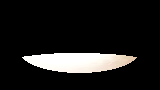
#> input picture tests/fixtures/reference/advanced_160x90.png, 160 x 90 px, given in place of baseline_render.png, which was not available
$ python run_regression_suite.py
#> lines starting #> are read from the running program, lines starting #| are printed output that depends on the picture; long printed decimals are rounded; pictures that were not available may be replaced by others from this repository, and a replacement may not be noted
#!/usr/bin/env python3
from __future__ import annotations

import argparse
import math
import subprocess
import sys
from pathlib import Path

import numpy as np
from PIL import Image


def load_rgb(path: Path) -> np.ndarray:
    return np.asarray(Image.open(path).convert("RGB"), dtype=np.float32)


def psnr(a: np.ndarray, b: np.ndarray) -> float:
    mse = float(np.mean((a - b) ** 2))
    if mse <= 1.0e-12:
        return 99.0
    return 20.0 * math.log10(255.0 / math.sqrt(mse))


def ssim_global(a: np.ndarray, b: np.ndarray) -> float:
    # Lightweight global SSIM (channel-averaged), sufficient for regression gates.
    k1 = 0.01
    k2 = 0.03
    L = 255.0
    c1 = (k1 * L) ** 2
    c2 = (k2 * L) ** 2

    vals = []
    for ch in range(3):
        x = a[..., ch]
        y = b[..., ch]
        mux = float(np.mean(x))
        muy = float(np.mean(y))
        sigx2 = float(np.var(x))
        sigy2 = float(np.var(y))
        sigxy = float(np.mean((x - mux) * (y - muy)))
        num = (2.0 * mux * muy + c1) * (2.0 * sigxy + c2)
        den = (mux * mux + muy * muy + c1) * (sigx2 + sigy2 + c2)
        vals.append(num / den if den > 1.0e-12 else 1.0)
    return float(np.mean(vals))


def run_cmd(cmd: list[str], cwd: Path) -> None:
    proc = subprocess.run(cmd, cwd=str(cwd), check=False)
    if proc.returncode != 0:
        raise RuntimeError(f"Command failed ({proc.returncode}): {' '.join(cmd)}")


def render_config(root: Path, config_path: Path, output_path: Path) -> None:
    run_cmd(
        [
            "bash",
            str(root / "scripts" / "run_kerrtrace.sh"),
            "--config",
            str(config_path),
            "--output",
            str(output_path),
        ],
        cwd=root,
    )


def main() -> int:
    ap = argparse.ArgumentParser(description="Run KerrTraceCpp regression checks.")
    ap.add_argument("--root", type=Path, default=Path(__file__).resolve().parents[1])
    ap.add_argument("--psnr-min", type=float, default=35.0)
    ap.add_argument("--ssim-min", type=float, default=0.95)
    ap.add_argument("--keep-temp", action="store_true")
    args = ap.parse_args()

    root = args.root.resolve()
    fixture_dir = root / "tests" / "fixtures"
    ref_dir = fixture_dir / "reference"
    tmp_dir = root / "out" / "regression_tmp"
    tmp_dir.mkdir(parents=True, exist_ok=True)

    cases = [
        ("baseline", fixture_dir / "config_regression_baseline.json", ref_dir / "baseline_160x90.png"),
        ("advanced", fixture_dir / "config_regression_advanced.json", ref_dir / "advanced_160x90.png"),
    ]

    missing = [str(ref) for _, _, ref in cases if not ref.exists()]
    if missing:
        print("Missing reference fixtures:")
        for p in missing:
            print(f"  - {p}")
        print("Run: bash scripts/generate_regression_fixtures.sh")
        return 2

    failures: list[str] = []
    for name, cfg, ref in cases:
        out = tmp_dir / f"{name}_render.png"
        print(f"[render] {name}")
        render_config(root, cfg, out)
#> (the call stopped at in run_cmd, `proc = subprocess.run(cmd, cwd=str(cwd), check=False)`: subprocess is not available in this run)
        a = load_rgb(out)
        b = load_rgb(ref)
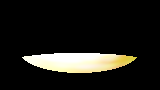
#> input picture tests/fixtures/reference/baseline_160x90.png, 160 x 90 px
        if a.shape != b.shape:
            failures.append(f"{name}: shape mismatch {a.shape} vs {b.shape}")
            continue
        m_psnr = psnr(a, b)
#> in psnr, `mse = float(np.mean((a - b) ** 2))`: mse = 79.73
#> m_psnr = 29.11
        m_ssim = ssim_global(a, b)
#> the loop in ssim_global, `for ch in range(3):` made 3 passes
#> (mux, muy, sigx2, sigy2, sigxy, num, den) on passes 1 to 3: (29.47, 29.46, 6539.1, 6533.3, 6536, 22884086.1, 22884736), (28.79, 28.6, 6259.5, 6187.2, 6221.6, 20672254.4, 20678501.8), (27.96, 24.14, 5935.2, 4690.4, 5202.5, 14190610, 14645492.9)
#> pass 1, in ssim_global, `x = a[..., ch]`:
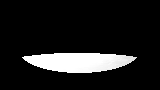
#> x: shape (90, 160) float32; min 0, max 255, mean 29.5
#> after the loop in ssim_global, `for ch in range(3):`:
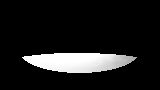
#> x: shape (90, 160) float32; min 0, max 255, mean 28
#> after the loop in ssim_global, `for ch in range(3):`:
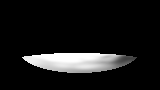
#> y: shape (90, 160) float32; min 0, max 255, mean 24.1
#> after the loop in ssim_global, `for ch in range(3):`: vals = [1, 1, 0.969]
#> m_ssim = 0.99
        print(f"[metrics] {name}: PSNR={m_psnr:.3f} dB  SSIM={m_ssim:.6f}")
#| [metrics] baseline: PSNR=29.115 dB  SSIM=0.9895
        if m_psnr < args.psnr_min:
            failures.append(f"{name}: PSNR {m_psnr:.3f} < {args.psnr_min:.3f}")
        if m_ssim < args.ssim_min:
            failures.append(f"{name}: SSIM {m_ssim:.6f} < {args.ssim_min:.6f}")

    # Config parity check: C++ must accept Python-style JSON config and render.
    parity_cfg = fixture_dir / "config_python_style_sample.json"
    parity_out = tmp_dir / "python_style_config_render.png"
    print("[config-parity] Rendering Python-style config fixture")
    try:
        render_config(root, parity_cfg, parity_out)
#> (the call stopped at in run_cmd, `proc = subprocess.run(cmd, cwd=str(cwd), check=False)`: subprocess is not available in this run)
    except Exception as exc:  # noqa: BLE001
        failures.append(f"config parity failed: {exc}")

    if failures:
        print("\nRegression FAILED:")
        for f in failures:
            print(f"  - {f}")
#> this loop made 2 passes
#> f on passes 1 to 2: 'baseline: PSNR 29.115 < 35.000', 'advanced: PSNR 29.115 < 35.000'
#|   - baseline: PSNR 29.115 < 35.000
#|   - advanced: PSNR 29.115 < 35.000
        return 1

    if not args.keep_temp:
        for p in tmp_dir.glob("*.png"):
            p.unlink(missing_ok=True)
    print("\nRegression PASSED")
    return 0


if __name__ == "__main__":
#> (the run stopped early here; a loop or call above may not have finished)
